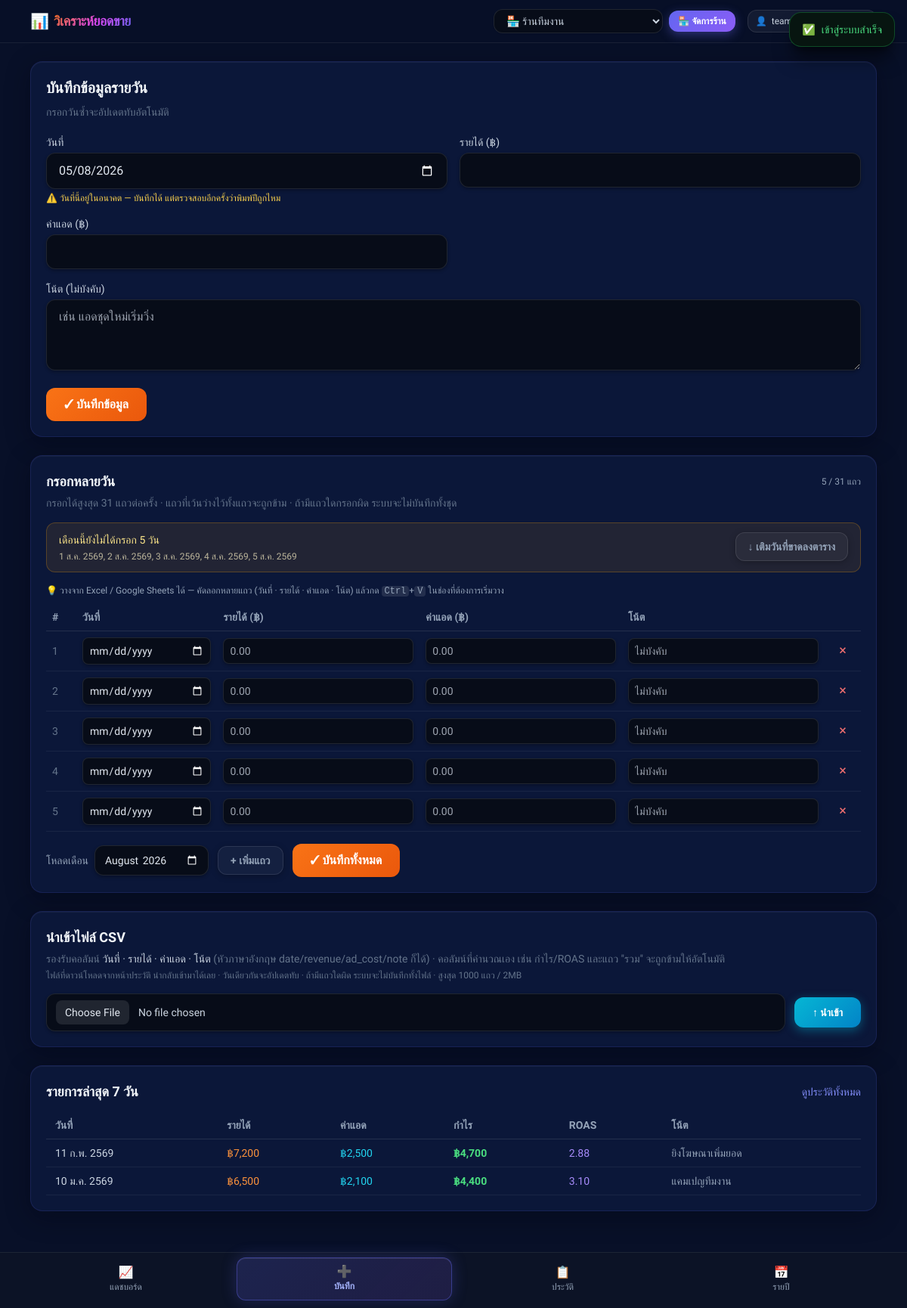
Screenshot of /add-record.php (signed in) with the database file from the repository.
### tables this page shows
CREATE TABLE IF NOT EXISTS daily_records (
    id BIGINT UNSIGNED NOT NULL AUTO_INCREMENT,
    shop_id BIGINT UNSIGNED NOT NULL,
    record_date DATE NOT NULL,
    revenue DECIMAL(12,2) NOT NULL DEFAULT 0.00,
    ad_cost DECIMAL(12,2) NOT NULL DEFAULT 0.00,
    note VARCHAR(255) NULL,
    created_at DATETIME NOT NULL DEFAULT CURRENT_TIMESTAMP,
    updated_at DATETIME NOT NULL DEFAULT CURRENT_TIMESTAMP ON UPDATE CURRENT_TIMESTAMP,
    PRIMARY KEY (id),
    UNIQUE KEY uq_daily_records_shop_date (shop_id, record_date),
    KEY idx_daily_records_record_date (record_date),
    KEY idx_daily_records_shop_date (shop_id, record_date),
    CONSTRAINT chk_daily_records_revenue_non_negative CHECK (revenue >= 0),
    CONSTRAINT chk_daily_records_ad_cost_non_negative CHECK (ad_cost >= 0),
    CONSTRAINT fk_daily_records_shop
        FOREIGN KEY (shop_id)
        REFERENCES shops (id)
        ON DELETE CASCADE
        ON UPDATE CASCADE
);

### add-record.php (the view, shortened to what the rows shown need)
<?php
require_once __DIR__ . '/includes/bootstrap.php';
require_once __DIR__ . '/includes/auth.php';
$userId = (int)($_SESSION['user_id'] ?? 0);
$shopId = resolve_current_shop_id($pdo, $userId);
$shopRepository = new ShopRepository($pdo);
$recordRepository = new RecordRepository($pdo);
$recordService = new RecordService($recordRepository, $shopRepository, $pdo);
$recentRecords = $recordService->getRecentRecords($userId, $shopId, 7);
require __DIR__ . '/includes/header.php';
?>
<section class="section-card p-5">
    <h1 class="text-xl font-semibold text-slate-100">บันทึกข้อมูลรายวัน</h1>
</section>
<section class="section-card mt-6 p-5">
    <div class="mb-1 flex flex-wrap items-center justify-between gap-2">
        <h2 class="text-lg font-semibold text-slate-100">กรอกหลายวัน</h2>
    </div>
    <form action="<?= e(app_url('/api/records.php')) ?>" method="post">
        <div class="overflow-x-auto">
            <table class="min-w-full text-sm">
                <thead>
                    <tr class="border-b border-white/10 text-left text-slate-400">
                        <th class="px-2 py-2 w-10">#</th>
                        <th class="px-2 py-2">วันที่</th>
                        <th class="px-2 py-2">รายได้ (฿)</th>
                        <th class="px-2 py-2">ค่าแอด (฿)</th>
                        <th class="px-2 py-2">โน้ต</th>
                        <th class="px-2 py-2 w-12"></th>
                    </tr>
                </thead>
            </table>
        </div>
    </form>
</section>
<section class="section-card mt-6 p-5">
    <h2 class="text-lg font-semibold text-slate-100">นำเข้าไฟล์ CSV</h2>
</section>
<section class="section-card mt-6 p-5">
    <div class="mb-3 flex items-center justify-between">
        <h2 class="text-lg font-semibold text-slate-100">รายการล่าสุด 7 วัน</h2>
    </div>
    <div class="overflow-x-auto">
        <table class="min-w-full text-sm">
            <thead>
                <tr class="border-b border-white/10 text-left text-slate-400">
                    <th class="px-3 py-2">วันที่</th>
                    <th class="px-3 py-2">รายได้</th>
                    <th class="px-3 py-2">ค่าแอด</th>
                    <th class="px-3 py-2">กำไร</th>
                    <th class="px-3 py-2">ROAS</th>
                    <th class="px-3 py-2">โน้ต</th>
                </tr>
            </thead>
            <tbody>
                <?php if (empty($recentRecords)): ?>
                    <tr>
                        <td colspan="6" class="px-3 py-4 text-center text-slate-400">ยังไม่มีข้อมูลในร้านนี้</td>
                    </tr>
                <?php else: ?>
                    <?php foreach ($recentRecords as $record): ?>
                        <?php
                        $revenue = (float)($record['revenue'] ?? 0);
                        $adCost = (float)($record['ad_cost'] ?? 0);
                        $profit = $revenue - $adCost;
                        $roas = $adCost > 0 ? round($revenue / $adCost, 2) : null;
                        $note = (string)($record['note'] ?? '');
                        ?>
                        <tr class="border-b border-white/[0.06]">
                            <td class="px-3 py-2 text-slate-300 font-medium"><?= e(formatThaiDate((string)($record['record_date'] ?? ''))) ?></td>
                            <td class="px-3 py-2 text-orange-400 font-medium"><?= e(formatMoney($revenue)) ?></td>
                            <td class="px-3 py-2 text-cyan-400 font-medium"><?= e(formatMoney($adCost)) ?></td>
                            <td class="px-3 py-2 <?= $profit >= 0 ? 'text-green-400' : 'text-red-400' ?> font-bold"><?= e(formatMoney($profit)) ?></td>
                            <td class="px-3 py-2 text-violet-400 font-medium"><?= e(formatRoas($roas)) ?></td>
                            <td class="px-3 py-2 text-slate-400"><?= $note !== '' ? e($note) : '-' ?></td>
                        </tr>
                    <?php endforeach; ?>
                <?php endif; ?>
            </tbody>
        </table>
    </div>
</section>
<?php require __DIR__ . '/includes/footer.php'; ?>

### rows the page displays
daily_records: record_date "11 ก.พ. 2569", revenue "฿7,200", ad_cost "฿2,500", formatMoney($profit) "฿4,700", formatRoas($roas) "2.88", note "ยิงโฆษณาเพิ่มยอด"
daily_records: record_date "10 ม.ค. 2569", revenue "฿6,500", ad_cost "฿2,100", formatMoney($profit) "฿4,400", formatRoas($roas) "3.10", note "แคมเปญทีมงาน"

### other values shown
$flashSuccess "เข้าสู่ระบบสำเร็จ"
RecordService::BULK_MAX_ROWS "31"
$missingCount "5"
$missingPreviewText "1 ส.ค. 2569, 2 ส.ค. 2569, 3 ส.ค. 2569, 4 ส.ค. 2569, 5 ส.ค. 2569"
RecordService::IMPORT_MAX_ROWS "1000"
$link['icon'] "📈"
$link['label'] "แดชบอร์ด"
$link['icon'] "➕"
$link['label'] "บันทึก"
$link['icon'] "📋"
$link['label'] "ประวัติ"
$link['icon'] "📅"
$link['label'] "รายปี"
